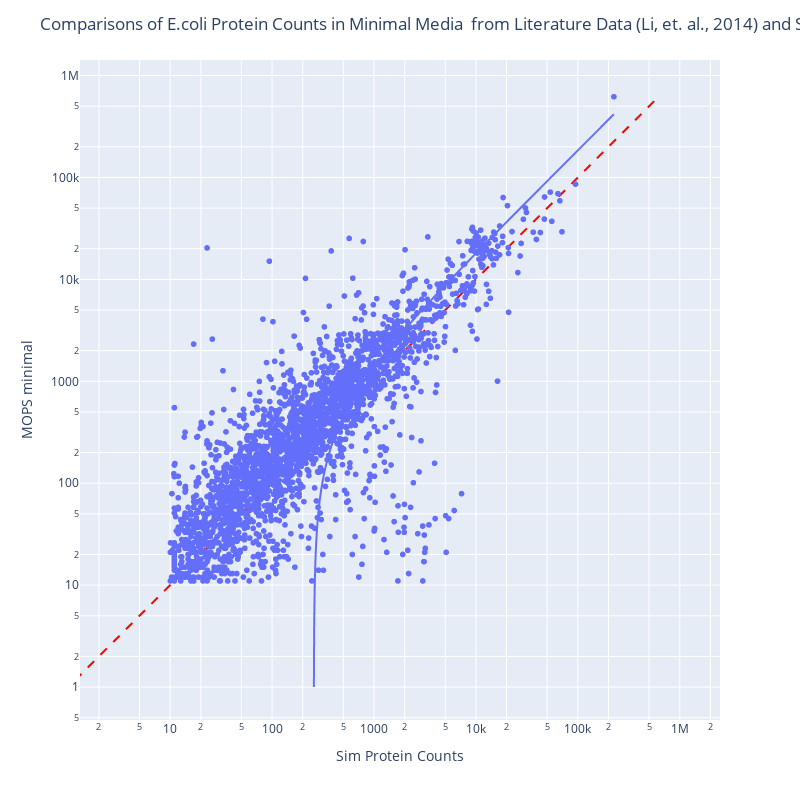

Write notebook code for a chart like this one.
### Code cell
# plot the comparison graph with plotly:
df = comparison_df.to_pandas()
fig = px.scatter(df, x=df["Sim Protein Counts"],y=df["MOPS minimal"], hover_data=["Proteins"], trendline="ols" )
fig.add_trace(go.Scatter(x=[0, max_val], y=[0, max_val], mode="lines",
        line=go.scatter.Line(color="red", dash="dash"),
        showlegend=False));

fig.update_xaxes(type="log")
fig.update_yaxes(type="log")
fig.update_layout(title="Comparisons of E.coli Protein Counts in Minimal Media \nfrom Literature Data (Li, et. al., 2014) and Simulation Data")
# make the figure square and have equal axis numbers
fig.update_layout(width=800, height=800)
fig.update_yaxes(
    scaleanchor="x",
    scaleratio=1,
  )
fig.show()

### Figure 1 — Plotly figure (JSON) as saved in the notebook; plotly's stock layout.template omitted (floating-point values rounded to 4 significant figures; data arrays with more than 128 entries replaced by an {"elided": "..."} marker saying what was removed)
{"data": [{"customdata": {"elided": "2656x1 str values"}, "hovertemplate": "Sim Protein Counts=%{x}<br>MOPS minimal=%{y}<br>Proteins=%{customdata[0]}<extra></extra>", "legendgroup": "", "marker": {"color": "#636efa", "symbol": "circle"}, "mode": "markers", "name": "", "showlegend": false, "x": {"elided": "2656 float values"}, "xaxis": "x", "y": {"elided": "2656 int values"}, "yaxis": "y", "type": "scattergl"}, {"hovertemplate": "<b>OLS trendline</b><br>MOPS minimal = 1.84979 * Sim Protein Counts + -475.005<br>R<sup>2</sup>=0.786226<br><br>Sim Protein Counts=%{x}<br>MOPS minimal=%{y} <b>(trend)</b><extra></extra>", "legendgroup": "", "marker": {"color": "#636efa", "symbol": "circle"}, "mode": "lines", "name": "", "showlegend": false, "x": {"elided": "2656 float values"}, "xaxis": "x", "y": {"elided": "2656 float values"}, "yaxis": "y", "type": "scattergl"}, {"line": {"color": "red", "dash": "dash"}, "mode": "lines", "showlegend": false, "x": [0, 619492], "y": [0, 619492], "type": "scatter"}], "layout": {"xaxis": {"anchor": "y", "domain": [0.0, 1.0], "title": {"text": "Sim Protein Counts"}, "type": "log"}, "yaxis": {"anchor": "x", "domain": [0.0, 1.0], "title": {"text": "MOPS minimal"}, "type": "log", "scaleanchor": "x", "scaleratio": 1}, "legend": {"tracegroupgap": 0}, "margin": {"t": 60}, "title": {"text": "Comparisons of E.coli Protein Counts in Minimal Media \nfrom Literature Data (Li, et. al., 2014) and Simulation Data"}, "width": 800, "height": 800}}
